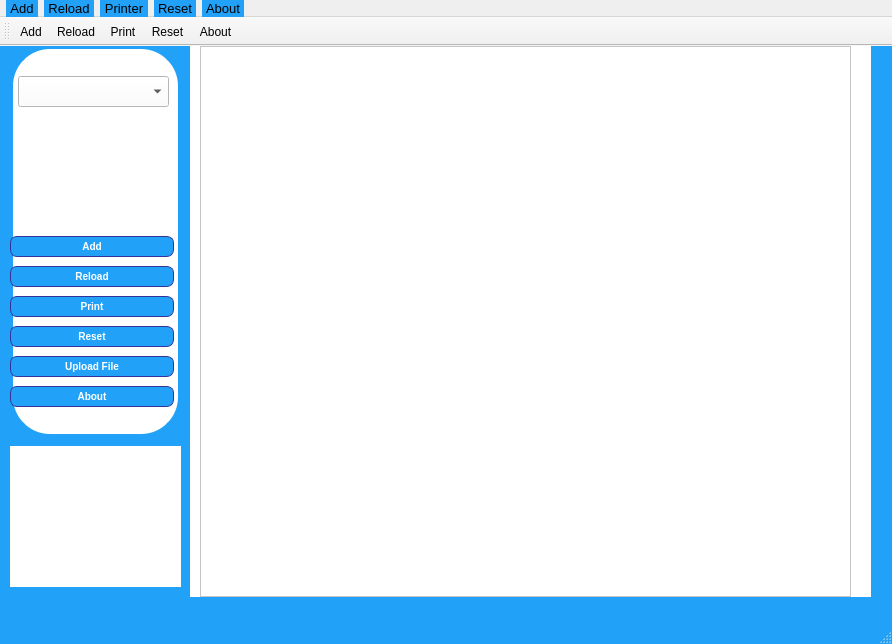
<?xml version="1.0" encoding="UTF-8"?>
<ui version="4.0">
 <class>MainWindow</class>
 <widget class="QMainWindow" name="MainWindow">
  <property name="geometry">
   <rect>
    <x>0</x>
    <y>0</y>
    <width>892</width>
    <height>644</height>
   </rect>
  </property>
  <property name="sizePolicy">
   <sizepolicy hsizetype="Fixed" vsizetype="Fixed">
    <horstretch>0</horstretch>
    <verstretch>0</verstretch>
   </sizepolicy>
  </property>
  <property name="windowTitle">
   <string>MainWindow</string>
  </property>
  <property name="styleSheet">
   <string notr="true">QMainWindow{
	background-color:  rgb(33, 162, 248);
}

#widget {
border: 3px solid  rgb(33, 162, 248);
border-radius: 40px;
background: white;
}

QPushButton {
color: white;
background-color:  rgb(33, 162, 248);
border-width: 1px;
border-color: #339;
border-style: solid;
border-radius: 7;
padding: 3px;
font-size: 10px;
padding-left: 5px;
padding-right: 5px;
width: 150px;
min-height: 13px;
max-height: 13px;
}




  QScrollBar:horizontal {
      border: 2px solid grey;
      background-color:  rgb(33, 162, 248);
      height: 15px;
      margin: 0px 20px 0 20px;
  }
  QScrollBar::handle:horizontal {
      background: white;
      min-width: 20px;
  }
  QScrollBar::add-line:horizontal {
      border: 2px solid grey;
      background-color:  rgb(33, 162, 248);
      width: 20px;
      subcontrol-position: right;
      subcontrol-origin: margin;
  }

  QScrollBar::sub-line:horizontal {
      border: 2px solid grey;
      background-color:  rgb(33, 162, 248);;
      width: 20px;
      subcontrol-position: left;
      subcontrol-origin: margin;
  }


</string>
  </property>
  <widget class="QWidget" name="centralwidget">
   <widget class="QWidget" name="widget" native="true">
    <property name="geometry">
     <rect>
      <x>10</x>
      <y>0</y>
      <width>171</width>
      <height>391</height>
     </rect>
    </property>
    <property name="font">
     <font>
      <pointsize>12</pointsize>
      <weight>75</weight>
      <bold>true</bold>
     </font>
    </property>
    <property name="styleSheet">
     <string notr="true">background-color: rgb(255, 255, 255);
</string>
    </property>
    <widget class="QPushButton" name="resetButton">
     <property name="geometry">
      <rect>
       <x>0</x>
       <y>280</y>
       <width>164</width>
       <height>21</height>
      </rect>
     </property>
     <property name="font">
      <font>
       <pointsize>-1</pointsize>
       <weight>75</weight>
       <bold>true</bold>
      </font>
     </property>
     <property name="autoFillBackground">
      <bool>false</bool>
     </property>
     <property name="styleSheet">
      <string notr="true">background-color: rgb(33, 162, 248);
color: rgb(255, 255, 255);</string>
     </property>
     <property name="text">
      <string>Reset</string>
     </property>
    </widget>
    <widget class="QPushButton" name="pushButton_6">
     <property name="geometry">
      <rect>
       <x>0</x>
       <y>340</y>
       <width>164</width>
       <height>21</height>
      </rect>
     </property>
     <property name="font">
      <font>
       <pointsize>-1</pointsize>
       <weight>75</weight>
       <bold>true</bold>
      </font>
     </property>
     <property name="autoFillBackground">
      <bool>false</bool>
     </property>
     <property name="styleSheet">
      <string notr="true">background-color: rgb(33, 162, 248);
color: rgb(255, 255, 255);</string>
     </property>
     <property name="text">
      <string>About</string>
     </property>
    </widget>
    <widget class="QComboBox" name="comboBox">
     <property name="geometry">
      <rect>
       <x>8</x>
       <y>30</y>
       <width>151</width>
       <height>31</height>
      </rect>
     </property>
    </widget>
    <widget class="QPushButton" name="AddButton">
     <property name="geometry">
      <rect>
       <x>0</x>
       <y>190</y>
       <width>164</width>
       <height>21</height>
      </rect>
     </property>
     <property name="font">
      <font>
       <pointsize>-1</pointsize>
       <weight>75</weight>
       <bold>true</bold>
      </font>
     </property>
     <property name="autoFillBackground">
      <bool>false</bool>
     </property>
     <property name="styleSheet">
      <string notr="true">background-color: rgb(33, 162, 248);
color: rgb(255, 255, 255);


</string>
     </property>
     <property name="text">
      <string>Add</string>
     </property>
    </widget>
    <widget class="QPushButton" name="printButton">
     <property name="geometry">
      <rect>
       <x>0</x>
       <y>250</y>
       <width>164</width>
       <height>21</height>
      </rect>
     </property>
     <property name="font">
      <font>
       <pointsize>-1</pointsize>
       <weight>75</weight>
       <bold>true</bold>
      </font>
     </property>
     <property name="autoFillBackground">
      <bool>false</bool>
     </property>
     <property name="styleSheet">
      <string notr="true">background-color: rgb(33, 162, 248);
color: rgb(255, 255, 255);</string>
     </property>
     <property name="text">
      <string>Print</string>
     </property>
    </widget>
    <widget class="QPushButton" name="reloadButton">
     <property name="geometry">
      <rect>
       <x>0</x>
       <y>220</y>
       <width>164</width>
       <height>21</height>
      </rect>
     </property>
     <property name="font">
      <font>
       <pointsize>-1</pointsize>
       <weight>75</weight>
       <bold>true</bold>
      </font>
     </property>
     <property name="autoFillBackground">
      <bool>false</bool>
     </property>
     <property name="styleSheet">
      <string notr="true">background-color: rgb(33, 162, 248);
color: rgb(255, 255, 255);</string>
     </property>
     <property name="text">
      <string>Reload</string>
     </property>
    </widget>
    <widget class="QPushButton" name="uploadFileButton">
     <property name="geometry">
      <rect>
       <x>0</x>
       <y>310</y>
       <width>164</width>
       <height>21</height>
      </rect>
     </property>
     <property name="font">
      <font>
       <pointsize>-1</pointsize>
       <weight>75</weight>
       <bold>true</bold>
      </font>
     </property>
     <property name="autoFillBackground">
      <bool>false</bool>
     </property>
     <property name="styleSheet">
      <string notr="true">background-color: rgb(33, 162, 248);
color: rgb(255, 255, 255);


</string>
     </property>
     <property name="text">
      <string>Upload File</string>
     </property>
    </widget>
   </widget>
   <widget class="QWidget" name="widget_3" native="true">
    <property name="geometry">
     <rect>
      <x>190</x>
      <y>-10</y>
      <width>681</width>
      <height>561</height>
     </rect>
    </property>
    <property name="styleSheet">
     <string notr="true">background-color: rgb(255, 255, 255);</string>
    </property>
    <widget class="QTableView" name="tableView">
     <property name="geometry">
      <rect>
       <x>10</x>
       <y>10</y>
       <width>651</width>
       <height>551</height>
      </rect>
     </property>
     <property name="sizeAdjustPolicy">
      <enum>QAbstractScrollArea::AdjustToContents</enum>
     </property>
     <property name="gridStyle">
      <enum>Qt::DashDotLine</enum>
     </property>
     <attribute name="horizontalHeaderStretchLastSection">
      <bool>true</bool>
     </attribute>
     <attribute name="verticalHeaderStretchLastSection">
      <bool>true</bool>
     </attribute>
    </widget>
   </widget>
   <widget class="QWidget" name="widget_2" native="true">
    <property name="geometry">
     <rect>
      <x>10</x>
      <y>400</y>
      <width>171</width>
      <height>141</height>
     </rect>
    </property>
    <property name="styleSheet">
     <string notr="true">background-color: rgb(255, 255, 255);
image: url(:/logo/Images/Logo/NPU.png);</string>
    </property>
   </widget>
  </widget>
  <widget class="QMenuBar" name="menubar">
   <property name="geometry">
    <rect>
     <x>0</x>
     <y>0</y>
     <width>892</width>
     <height>20</height>
    </rect>
   </property>
   <property name="font">
    <font>
     <pointsize>10</pointsize>
    </font>
   </property>
   <property name="styleSheet">
    <string notr="true">  QMenuBar {
      background-color: qlineargradient(x1:0, y1:0, x2:0, y2:1,
                                        stop:0 lightgray, stop:1 darkgray);
  }

  QMenuBar::item {
      spacing: 3px; /* spacing between menu bar items */
      padding: 1px 4px;
      background: transparent;
      border-radius: 4px;
  }

  QMenuBar::item:selected { /* when selected using mouse or keyboard */
      background: #a8a8a8;
  }

  QMenuBar::item:pressed {
      background: #888888;
  }
</string>
   </property>
   <widget class="QMenu" name="menuFile">
    <property name="title">
     <string>Add</string>
    </property>
    <addaction name="actionNew_Window"/>
   </widget>
   <widget class="QMenu" name="menuReloas">
    <property name="title">
     <string>Reload</string>
    </property>
    <addaction name="actionReload"/>
   </widget>
   <widget class="QMenu" name="menuPrinter">
    <property name="title">
     <string>Printer</string>
    </property>
    <addaction name="actionPrint"/>
   </widget>
   <widget class="QMenu" name="menuResetting">
    <property name="title">
     <string>Reset</string>
    </property>
    <addaction name="actionReset"/>
   </widget>
   <widget class="QMenu" name="menuAbout">
    <property name="title">
     <string>About</string>
    </property>
    <addaction name="actionAbout"/>
   </widget>
   <addaction name="menuFile"/>
   <addaction name="menuReloas"/>
   <addaction name="menuPrinter"/>
   <addaction name="menuResetting"/>
   <addaction name="menuAbout"/>
  </widget>
  <widget class="QStatusBar" name="statusbar">
   <property name="font">
    <font>
     <pointsize>8</pointsize>
    </font>
   </property>
  </widget>
  <widget class="QToolBar" name="toolBar">
   <property name="font">
    <font>
     <pointsize>10</pointsize>
    </font>
   </property>
   <property name="windowTitle">
    <string>toolBar</string>
   </property>
   <property name="toolButtonStyle">
    <enum>Qt::ToolButtonTextUnderIcon</enum>
   </property>
   <property name="floatable">
    <bool>true</bool>
   </property>
   <attribute name="toolBarArea">
    <enum>TopToolBarArea</enum>
   </attribute>
   <attribute name="toolBarBreak">
    <bool>false</bool>
   </attribute>
   <addaction name="actionNew_Window"/>
   <addaction name="actionReload"/>
   <addaction name="actionPrint"/>
   <addaction name="actionReset"/>
   <addaction name="actionAbout"/>
  </widget>
  <action name="actionNew_Window">
   <property name="icon">
    <iconset resource="images.qrc">
     <normaloff>:/icons/Images/Icon/add.png</normaloff>:/icons/Images/Icon/add.png</iconset>
   </property>
   <property name="text">
    <string>Add</string>
   </property>
  </action>
  <action name="actionReload">
   <property name="icon">
    <iconset resource="images.qrc">
     <normaloff>:/icons/Images/Icon/reload.png</normaloff>:/icons/Images/Icon/reload.png</iconset>
   </property>
   <property name="text">
    <string>Reload</string>
   </property>
  </action>
  <action name="actionPrint">
   <property name="icon">
    <iconset resource="images.qrc">
     <normaloff>:/icons/Images/Icon/printer.png</normaloff>:/icons/Images/Icon/printer.png</iconset>
   </property>
   <property name="text">
    <string>Print</string>
   </property>
  </action>
  <action name="actionReset">
   <property name="icon">
    <iconset resource="images.qrc">
     <normaloff>:/icons/Images/Icon/reset.png</normaloff>:/icons/Images/Icon/reset.png</iconset>
   </property>
   <property name="text">
    <string>Reset</string>
   </property>
  </action>
  <action name="actionAbout">
   <property name="icon">
    <iconset resource="images.qrc">
     <normaloff>:/icons/Images/Icon/about.png</normaloff>:/icons/Images/Icon/about.png</iconset>
   </property>
   <property name="text">
    <string>About</string>
   </property>
  </action>
 </widget>
 <resources>
  <include location="images.qrc"/>
 </resources>
 <connections/>
</ui>
